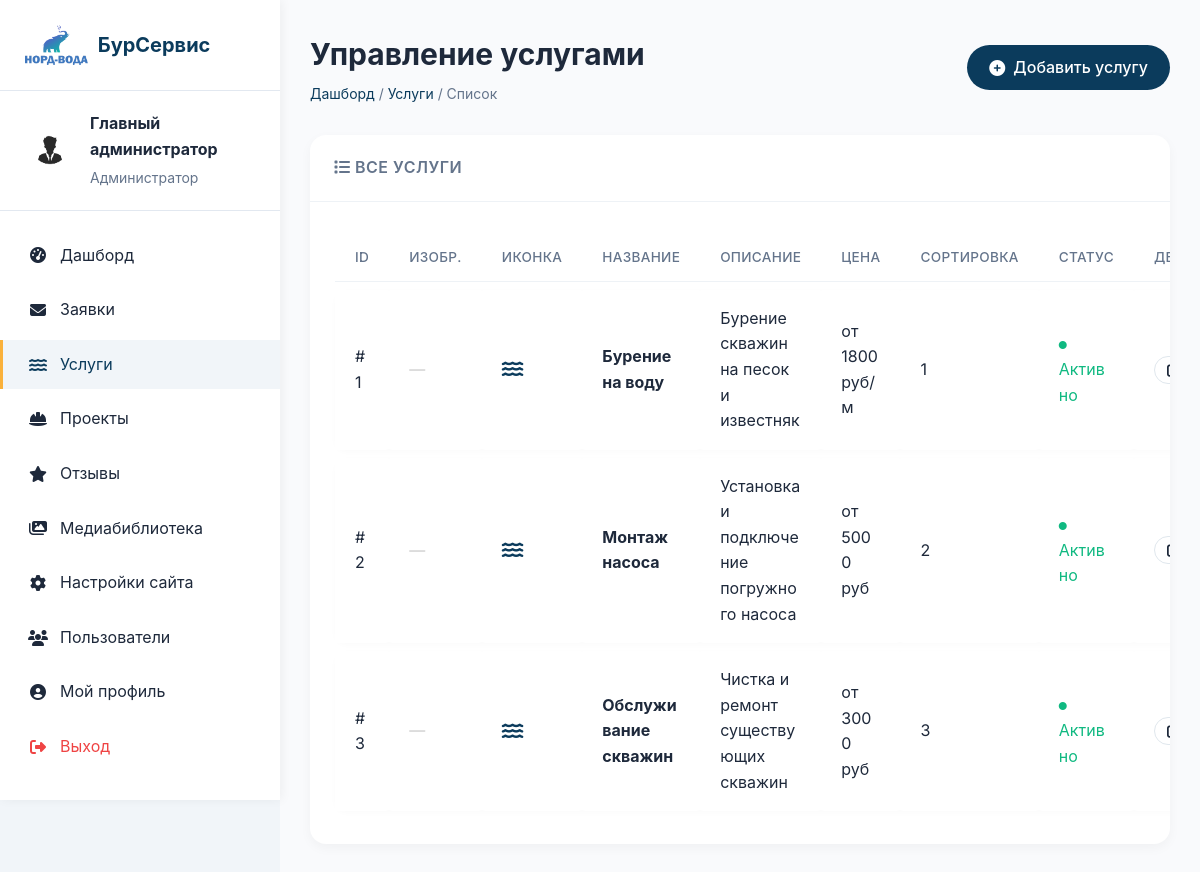
Screenshot of /admin/services.php (signed in) with the database file from the repository.
### tables this page shows
CREATE TABLE `users` (
  `id` int(11) NOT NULL AUTO_INCREMENT,
  `username` varchar(50) NOT NULL,
  `email` varchar(100) NOT NULL,
  `password_hash` varchar(255) NOT NULL,
  `full_name` varchar(255) DEFAULT NULL,
  `avatar_id` int(11) DEFAULT NULL,
  `role` enum('admin','editor') DEFAULT 'editor',
  `is_active` tinyint(1) DEFAULT 1,
  `last_login` timestamp NULL DEFAULT NULL,
  `created_at` timestamp NOT NULL DEFAULT current_timestamp(),
  PRIMARY KEY (`id`),
  UNIQUE KEY `username` (`username`),
  UNIQUE KEY `email` (`email`)
);

CREATE TABLE `services` (
  `id` int(11) NOT NULL AUTO_INCREMENT,
  `title` varchar(255) NOT NULL COMMENT 'Название услуги',
  `slug` varchar(255) DEFAULT NULL COMMENT 'URL-псевдоним',
  `description` text DEFAULT NULL COMMENT 'Краткое описание',
  `full_description` longtext DEFAULT NULL COMMENT 'Полное описание',
  `icon` varchar(255) DEFAULT NULL COMMENT 'Иконка (класс FontAwesome/SVG)',
  `image_id` int(11) DEFAULT NULL COMMENT 'ID из галереи (основное фото)',
  `price` varchar(100) DEFAULT NULL COMMENT 'Цена/тариф',
  `features` text DEFAULT NULL COMMENT 'Особенности (JSON)',
  `sort_order` int(11) DEFAULT 0,
  `is_published` tinyint(1) DEFAULT 1,
  `created_at` timestamp NOT NULL DEFAULT current_timestamp(),
  `updated_at` timestamp NOT NULL DEFAULT current_timestamp() ON UPDATE current_timestamp(),
  PRIMARY KEY (`id`),
  UNIQUE KEY `slug` (`slug`),
  KEY `image_id` (`image_id`),
  CONSTRAINT `services_ibfk_1` FOREIGN KEY (`image_id`) REFERENCES `gallery` (`id`) ON DELETE SET NULL
);

### app/models/Settings.php (called while the page is built, shortened)
<?php
require_once __DIR__ . '/../config/db.php';
class Settings {
    private $conn;
    private $table = 'settings';
    private $cache = [];
    public function __construct() {
        try {
            $database = new Database();
            $this->conn = $database->getConnection();
            $this->loadAllSettings();
            $this->initialized = true;
        } catch(Exception $e) {
            error_log("[SETTINGS] Init error: " . $e->getMessage());
        }
    }
    private function loadAllSettings() {
        try {
            $query = "SELECT `key`, `value` FROM " . $this->table;
            $stmt = $this->conn->prepare($query);
            $stmt->execute();
            while($row = $stmt->fetch(PDO::FETCH_ASSOC)) {
                $this->cache[$row['key']] = $row['value'];
            }
        } catch(PDOException $e) {
            error_log("[SETTINGS] Load error: " . $e->getMessage());
        }
    }
    public function get($key, $default = '') {
        return isset($this->cache[$key]) && $this->cache[$key] !== '' ? $this->cache[$key] : $default;
    }
}
?>

### app/config/db.php (called while the page is built, shortened)
<?php
class Database {
    private $host = 'localhost';
    private $dbname = 'aramserg_nordvoda';
    private $username = 'aramserg_nordvoda';
    private $password = 'VV8cvN3e';
    public function getConnection() {
        $this->conn = null;
        try {
            $this->conn = new PDO(
                "mysql:host={$this->host};dbname={$this->dbname};charset=utf8mb4",
                $this->username,
                $this->password
            );
            $this->conn->setAttribute(PDO::ATTR_ERRMODE, PDO::ERRMODE_EXCEPTION);
        } catch(PDOException $e) {
            error_log("DB Error: " . $e->getMessage());
            die("Ошибка подключения к базе данных");
        }
        return $this->conn;
    }
}
?>

### app/models/User.php (called while the page is built, shortened)
<?php
require_once __DIR__ . '/../config/db.php';
class User {
    private $conn;
    private $table = 'users';
    public function __construct() {
        $database = new Database();
        $this->conn = $database->getConnection();
    }
    public function getById($id) {
        try {
            $query = "SELECT id, username, email, full_name, avatar_id, role, is_active, last_login, created_at
                      FROM " . $this->table . " WHERE id = :id";
            $stmt = $this->conn->prepare($query);
            $stmt->bindParam(':id', $id);
            $stmt->execute();
            return $stmt->fetch(PDO::FETCH_ASSOC);
        } catch(PDOException $e) {
            error_log("[USER] Get by id error: " . $e->getMessage());
            return null;
        }
    }
}
?>

### app/helpers/Auth.php (called while the page is built, shortened)
<?php
require_once __DIR__ . '/../models/User.php';
class Auth {
    private static $instance = null;
    private $user = null;
    private function __construct() {
        $this->checkSession();
    }
    public static function getInstance() {
        if (self::$instance === null) {
            self::$instance = new self();
        }
        return self::$instance;
    }
    private function checkSession() {
        if (isset($_SESSION['user_id'])) {
            $userModel = new User();
            $this->user = $userModel->getById($_SESSION['user_id']);
        }
    }
    public function user() {
        return $this->user;
    }
}
?>

### app/models/Service.php (called while the page is built, shortened)
<?php
require_once __DIR__ . '/../config/db.php';
class Service {
    private $conn;
    private $table = 'services';
    public function __construct() {
        $database = new Database();
        $this->conn = $database->getConnection();
    }
    public function getAllPublished() {
        try {
            $query = "SELECT * FROM " . $this->table . "
                      WHERE is_published = 1
                      ORDER BY sort_order ASC, id DESC";
            $stmt = $this->conn->prepare($query);
            $stmt->execute();
            return $stmt->fetchAll(PDO::FETCH_ASSOC);
        } catch(PDOException $e) {
            error_log("[SERVICE] Get all error: " . $e->getMessage());
            return [];
        }
    }
}
?>

### app/helpers/functions.php (called while the page is built, shortened)
<?php
if (!function_exists('truncate')) {
    function truncate($text, $length = 100, $suffix = '...') {
        if (mb_strlen($text) <= $length) {
            return $text;
        }
        return mb_substr($text, 0, $length) . $suffix;
    }
}
?>

### public_html/admin/services.php (the view, shortened to what this page needs)
<?php
require_once __DIR__ . '/../../app/config/db.php';
require_once __DIR__ . '/../../app/helpers/Auth.php';
require_once __DIR__ . '/../../app/helpers/functions.php';
require_once __DIR__ . '/../../app/models/Settings.php';
require_once __DIR__ . '/../../app/models/Service.php';
$auth = Auth::getInstance();
$auth->requireLogin();
$settings = new Settings();
$serviceModel = new Service();
$gallery = new Gallery();
$action = $_GET['action'] ?? 'list';
$id = $_GET['id'] ?? 0;
$services = $serviceModel->getAllPublished();
$service = $id ? $serviceModel->getById($id) : null;
$current_user = $auth->user();
?>
<!DOCTYPE html>
<html lang="ru">
<head>
    <link rel="stylesheet" href="https://cdnjs.cloudflare.com/ajax/libs/font-awesome/6.4.0/css/all.min.css">
    <link rel="stylesheet" href="/assets/css/admin.css?v=<?= time() ?>">
</head>
<body>
    <div class="admin-wrapper">
        <?php include 'sidebar.php'; ?>
        <main class="admin-main">
            <div class="admin-header">
                <div class="admin-title">
                    <h1>
                        <?php if ($action === 'create'): ?>
                            Добавление услуги
                        <?php elseif ($action === 'edit' && $service): ?>
                            Редактирование услуги: <?= htmlspecialchars($service['title']) ?>
                        <?php else: ?>
                            Управление услугами
                        <?php endif; ?>
                    </h1>
                    <div class="admin-breadcrumb">
                        <a href="dashboard.php">Дашборд</a> /
                        <a href="services.php">Услуги</a> /
                        <?php if ($action === 'create'): ?>
                            Добавление
                        <?php elseif ($action === 'edit'): ?>
                            Редактирование
                        <?php else: ?>
                            Список
                        <?php endif; ?>
                    </div>
                </div>
                <?php if ($action === 'list'): ?>
                    <div class="admin-actions">
                        <a href="?action=create" class="btn btn-primary">
                            <i class="fas fa-plus-circle"></i>
                            Добавить услугу
                        </a>
                    </div>
                <?php endif; ?>
            </div>
            <?php if ($action === 'list'): ?>
                <div class="admin-card">
                    <div class="admin-card-header">
                        <h2><i class="fas fa-list"></i> Все услуги</h2>
                    </div>
                    <div class="admin-card-body">
                        <?php if (empty($services)): ?>
                            <p style="text-align: center; color: var(--admin-gray); padding: 40px;">
                                <i class="fas fa-inbox" style="font-size: 3rem; margin-bottom: 15px; display: block;"></i>
                                Нет добавленных услуг
                                <br>
                                <a href="?action=create" style="color: var(--admin-primary); margin-top: 15px; display: inline-block;">
                                    Добавить первую услугу
                                </a>
                            </p>
                        <?php else: ?>
                            <table class="admin-table">
                                <thead>
                                    <tr>
                                        <th style="width: 50px;">ID</th>
                                        <th style="width: 50px;">Изобр.</th>
                                        <th style="width: 50px;">Иконка</th>
                                        <th>Название</th>
                                        <th>Описание</th>
                                        <th>Цена</th>
                                        <th style="width: 100px;">Сортировка</th>
                                        <th style="width: 100px;">Статус</th>
                                        <th style="width: 150px;">Действия</th>
                                    </tr>
                                </thead>
                                <tbody>
                                    <?php foreach ($services as $item): ?>
                                        <tr>
                                            <td>#<?= $item['id'] ?></td>
                                            <td>
                                                <?php if ($item['image_id']):
                                                    $img = $gallery->getById($item['image_id']);
                                                ?>
                                                    <img src="<?= htmlspecialchars($img['thumbnail'] ?? $img['filepath']) ?>"
                                                         style="width: 40px; height: 40px; object-fit: cover; border-radius: 4px;">
                                                <?php else: ?>
                                                    <span style="color: #ccc;">—</span>
                                                <?php endif; ?>
                                            </td>
                                            <td style="font-size: 1.2rem; color: var(--admin-primary);">
                                                <i class="<?= htmlspecialchars($item['icon'] ?? 'fas fa-water') ?>"></i>
                                            </td>
                                            <td>
                                                <strong><?= htmlspecialchars($item['title']) ?></strong>
                                            </td>
                                            <td>
                                                <?= htmlspecialchars(truncate($item['description'], 50)) ?>
                                            </td>
                                            <td><?= htmlspecialchars($item['price']) ?></td>
                                            <td><?= $item['sort_order'] ?></td>
                                            <td>
                                                <?php if ($item['is_published']): ?>
                                                    <span style="color: #10B981;">
                                                        <i class="fas fa-circle" style="font-size: 0.5rem; vertical-align: middle;"></i>
                                                        Активно
                                                    </span>
                                                <?php endif; ?>
                                            </td>
                                            <td>
                                                <a href="?action=edit&id=<?= $item['id'] ?>" class="btn btn-sm btn-outline" title="Редактировать">
                                                    <i class="fas fa-edit"></i>
                                                </a>
                                            </td>
                                        </tr>
                                    <?php endforeach; ?>
                                </tbody>
                            </table>
                        <?php endif; ?>
                    </div>
                </div>
            <?php endif; ?>
        </main>
    </div>
</body>
</html>

### public_html/admin/sidebar.php (shortened to what this page needs)
<?php
$current_page = basename($_SERVER['PHP_SELF']);
?>
<aside class="admin-sidebar">
    <div class="admin-sidebar-header">
        <a href="dashboard.php" class="admin-logo">
            <img src="<?= htmlspecialchars($settings->get('site_logo', '/assets/img/logo.png')) ?>" alt="logo">
            <span><?= htmlspecialchars($settings->get('site_name', 'БурСервис')) ?></span>
        </a>
    </div>
    <div class="admin-user">
        <img src="/assets/img/admin-avatar.png" alt="avatar" class="admin-avatar">
        <div class="admin-user-info">
            <h4><?= htmlspecialchars($current_user['full_name'] ?? $current_user['username']) ?></h4>
            <p><?= $current_user['role'] == 'admin' ? 'Администратор' : 'Редактор' ?></p>
        </div>
    </div>
    <nav class="admin-nav">
        <ul>
            <li><a href="dashboard.php" class="<?= $current_page == 'dashboard.php' ? 'active' : '' ?>"><i class="fas fa-tachometer-alt"></i> Дашборд</a></li>
            <li><a href="applications.php" class="<?= $current_page == 'applications.php' ? 'active' : '' ?>"><i class="fas fa-envelope"></i> Заявки</a></li>
            <li><a href="services.php" class="<?= $current_page == 'services.php' ? 'active' : '' ?>"><i class="fas fa-water"></i> Услуги</a></li>
            <li><a href="projects.php" class="<?= $current_page == 'projects.php' ? 'active' : '' ?>"><i class="fas fa-hard-hat"></i> Проекты</a></li>
            <li><a href="reviews.php" class="<?= $current_page == 'reviews.php' ? 'active' : '' ?>"><i class="fas fa-star"></i> Отзывы</a></li>
            <li><a href="gallery.php" class="<?= $current_page == 'gallery.php' ? 'active' : '' ?>"><i class="fas fa-images"></i> Медиабиблиотека</a></li>
            <li><a href="settings.php" class="<?= $current_page == 'settings.php' ? 'active' : '' ?>"><i class="fas fa-cog"></i> Настройки сайта</a></li>
            <li><a href="users.php" class="<?= $current_page == 'users.php' ? 'active' : '' ?>"><i class="fas fa-users"></i> Пользователи</a></li>
            <li><a href="profile.php" class="<?= $current_page == 'profile.php' ? 'active' : '' ?>"><i class="fas fa-user-circle"></i> Мой профиль</a></li>
            <li><a href="logout.php" style="color: #EF4444;"><i class="fas fa-sign-out-alt"></i> Выход</a></li>
        </ul>
    </nav>
</aside>

### rows the page displays
users: full_name "Главный администратор"
services: id "1", title "Бурение на воду", description "Бурение скважин на песок и известняк", price "от 1800 руб/м", sort_order "1", is_published 1 (drawn)
services: id "2", title "Монтаж насоса", description "Установка и подключение погружного насоса", price "от 5000 руб", sort_order "2", is_published 1 (drawn)
services: id "3", title "Обслуживание скважин", description "Чистка и ремонт существующих скважин", price "от 3000 руб", sort_order "3", is_published 1 (drawn)

### other values shown
$settings->get('site_name', 'БурСервис') "БурСервис"
